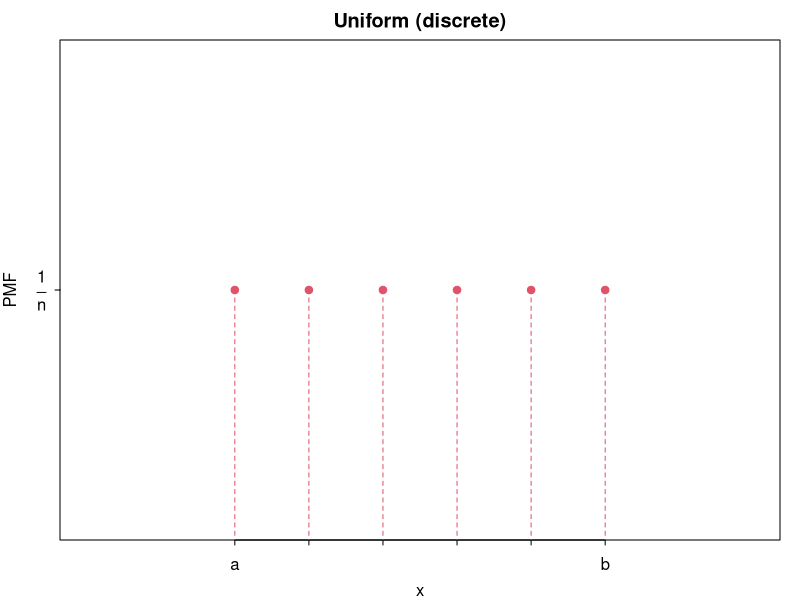
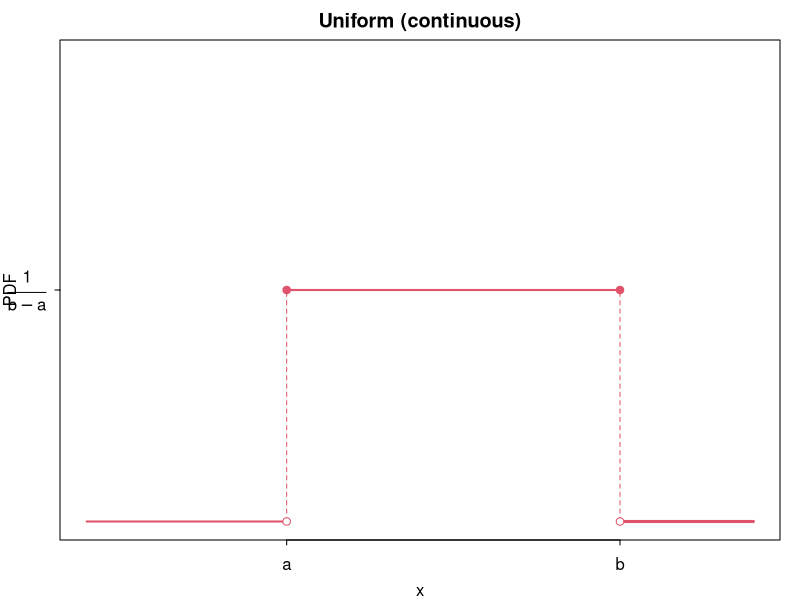
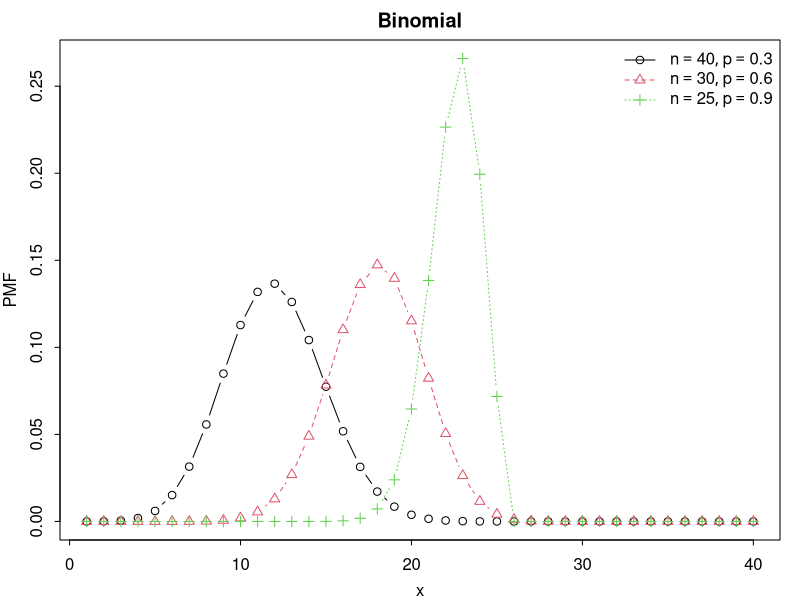
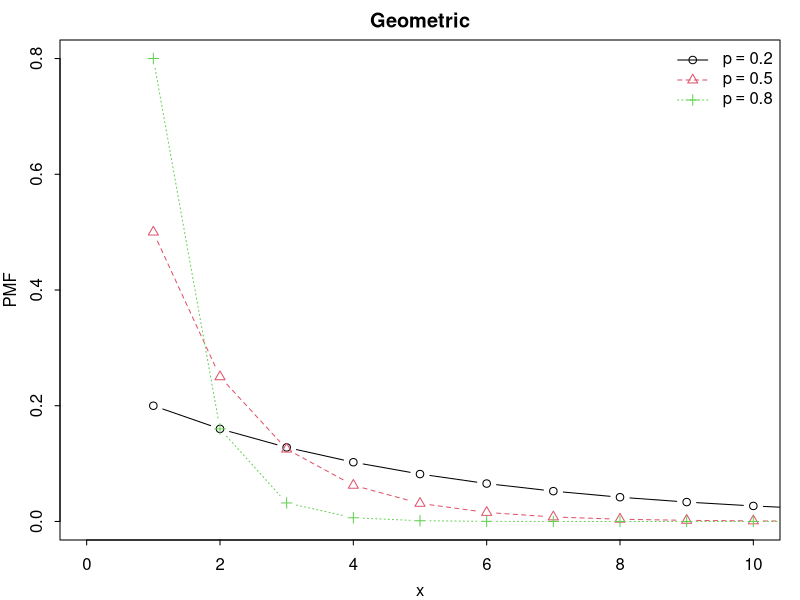
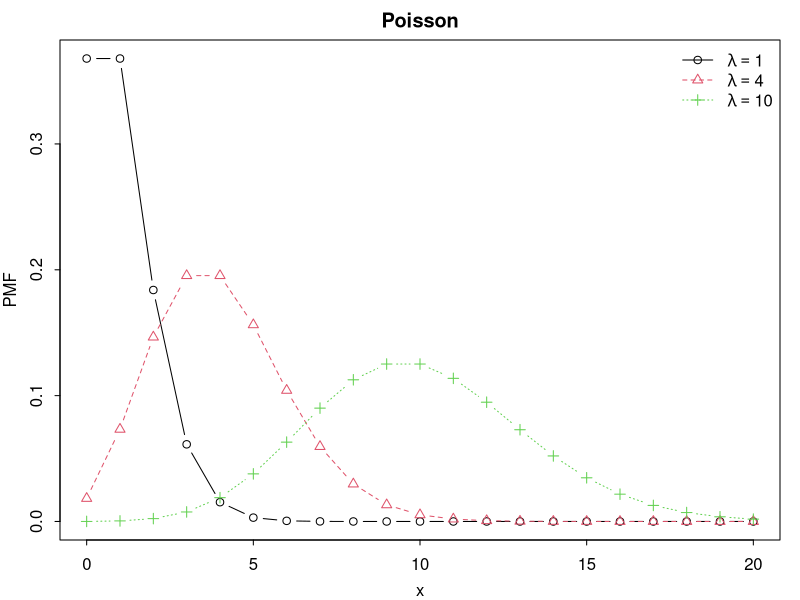
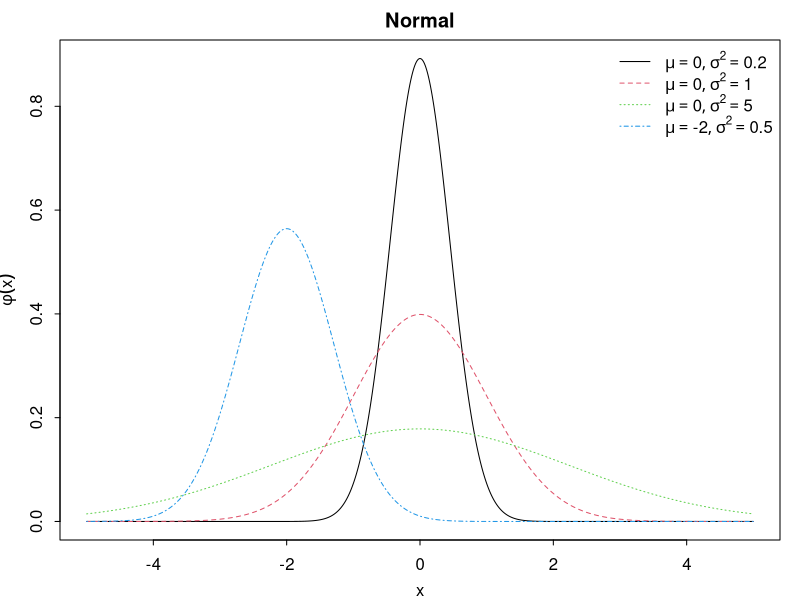
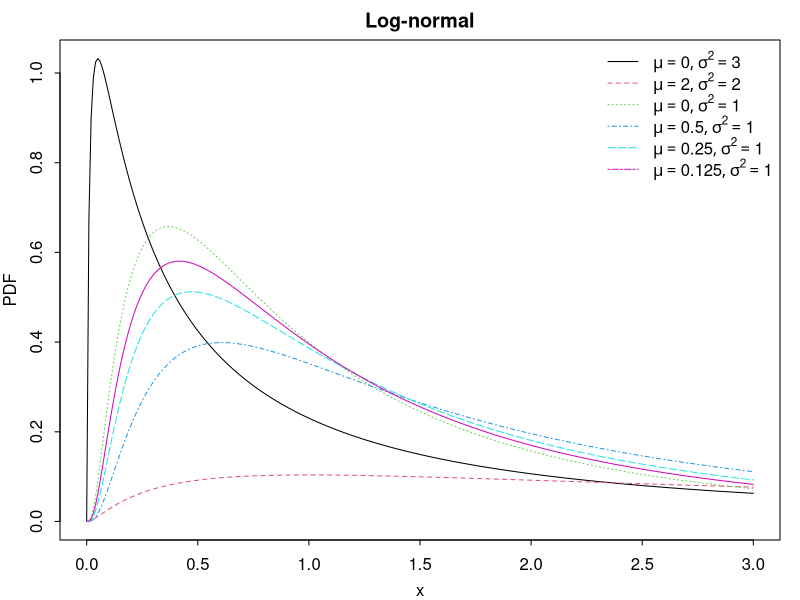
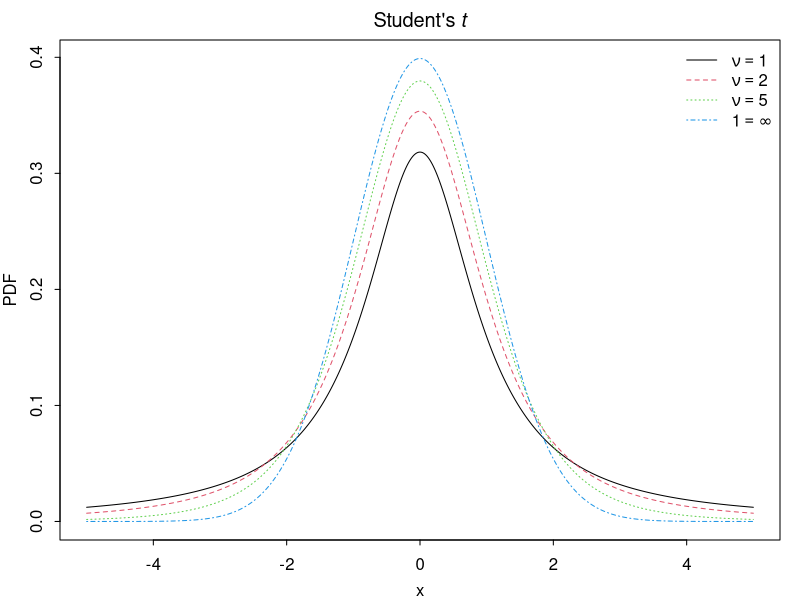

Source code (R) for these figures, in order:
par(mar=c(3,3,2,1), mgp=c(2,.7,0), tck=-.01)

plot.uniform.discrete = function()
{
  xseq = 3:8
  plot(xseq, rep(0.5,length(xseq)), xlim=c(1,10), pch=19, col=2,
      xaxt="n", yaxt="n", xlab="x", ylab="PMF", main="Uniform (discrete)")
  axis(1, at=xseq, labels=c("a", rep("", length(xseq)-2), "b"))
  axis(2, at=0.5, labels=expression(frac(1, n)), las=1)

  for (x in xseq)
    segments(x, 0, x, 0.5, lty=2, col=2)

  dev.print(pdf, "figs/uniform-discrete.pdf")
}

plot.binomial = function()
{
  n = c(40,30,25)
  p = c(0.3, 0.6, 0.9)
  xseq = 1:40
  N = length(n)
  f = function(x,y) dbinom(xseq, x, y)
  matplot(xseq, mapply(f, n, p), type="b", 
      main="Binomial", xlab="x", ylab="PMF", pch=1:N)

  s = function(k) substitute(list(n==i, p==j), list(i=n[k], j=p[k]))
  legend.labels = do.call("expression", lapply(1:N, s))
  legend("topright", legend.labels, bty="n", col=1:N, pch=1:N, lty=1:N)
  dev.print(pdf, "figs/binomial.pdf")
}

plot.geometric = function()
{
  p = c(0.2, 0.5, 0.8)
  xseq = 0:10
  N = length(p)
  f = function(x) dgeom(xseq, x)
  matplot(xseq+1, sapply(p, f), type="b", xlim=range(xseq),
      main="Geometric", xlab="x", ylab="PMF", pch=1:N)

  s = function(k) substitute(p==j, list(j=p[k]))
  legend.labels = do.call("expression", lapply(1:N, s))
  legend("topright", legend.labels, bty="n", col=1:N, pch=1:N, lty=1:N)
  dev.print(pdf, "figs/geometric.pdf")
}

plot.poisson = function()
{
  lambda = c(1,4,10)
  xseq = 0:20
  N = length(lambda)
  f = function(x) dpois(xseq, x)
  matplot(xseq, sapply(lambda, f), type="b",
      main="Poisson", xlab="x", ylab="PMF", pch=1:N)

  s = function(k) substitute(lambda==j, list(j=lambda[k]))
  legend.labels = do.call("expression", lapply(1:N, s))
  legend("topright", legend.labels, bty="n", col=1:N, pch=1:N, lty=1:N)
  dev.print(pdf, "figs/poisson.pdf")
}

# ----------------------------------------------------------------------------#

plot.uniform.continuous = function()
{
  xseq = 3:8
  plot(range(xseq), rep(0.5,2), xlim=c(0,10), ylim=c(0,1), pch=19, col=2,
      xaxt="n", yaxt="n", xlab="x", ylab="PDF", main="Uniform (continuous)")
  axis(1, at=range(xseq), labels=c("a", "b"))
  axis(2, at=0.5, labels=expression(frac(1, b-a)), las=1)

  segments(0, 0, min(xseq), 0, col=2, lwd=2)
  for (x in range(xseq))
    segments(x, 0, x, 0.5, lty=2, col=2)
  segments(max(xseq), 0, 10, 0, col=2, lwd=3)
  segments(min(xseq), 0.5, max(xseq), 0.5, col=2, lwd=2)

  points(range(xseq), rep(0,2), col=2, pch=21, bg="white")

  dev.print(pdf, "figs/uniform-continuous.pdf")
}

plot.normal = function()
{
  mu = c(0,0,0,-2)
  s2 = c(0.2,1,5,0.5)
  xseq = seq(-5,5, by=0.01)
  f = function(x,y) dnorm(xseq, x, y)
  matplot(xseq, mapply(f, mu, sqrt(s2)), type="l", 
      main="Normal", xlab="x", ylab=expression(phi(x)))

  n = length(mu)
  s = function(k) substitute(list(mu==i, sigma^2==j), list(i=mu[k], j=s2[k]))
  legend.labels = do.call("expression", lapply(1:n, s))
  legend("topright", legend.labels, bty="n", col=1:n, lty=1:n)
  dev.print(pdf, "figs/normal.pdf")
}

plot.lognormal = function()
{
  mu = c(0,2,0,1/2,1/4,1/8)
  s2 = c(3,2,1,1,1,1)
  xseq = seq(0,3, by=0.01)
  f = function(x,y) dlnorm(xseq, x, y)
  matplot(xseq, mapply(f, mu, sqrt(s2)), type="l", 
      main="Log-normal", xlab="x", ylab="PDF")

  n = length(mu)
  s = function(k) substitute(list(mu==i, sigma^2==j), list(i=mu[k], j=s2[k]))
  legend.labels = do.call("expression", lapply(1:n, s))
  legend("topright", legend.labels, bty="n", col=1:n, lty=1:n)
  dev.print(pdf, "figs/lognormal.pdf")
}

plot.student = function()
{
  nu = c(1,2,5,Inf)
  xseq = seq(-5,5, by=0.01)
  f = function(x) dt(xseq, x)
  matplot(xseq, sapply(nu, f), type="l", 
      main=expression("Student\'s" ~ italic(t)), xlab="x", ylab="PDF")

  n = length(nu)
  s = function(k) substitute(nu==i, list(i=nu[k]))
  s.last = substitute(nu==infinity)
  legend.labels = do.call("expression", c(lapply(1:(n-1), s), s.last))
  legend("topright", legend.labels, bty="n", col=1:n, lty=1:n)
  dev.print(pdf, "figs/student.pdf")
}

plot.chisquare = function()
{
  k = 1:5
  xseq = seq(0,8, by=0.01)
  f = function(x) dchisq(xseq, x)
  matplot(xseq, sapply(k, f), type="l", ylim=c(0,0.5),
      main=expression(chi^2), xlab="x", ylab="PDF")

  n = length(k)
  s = function(l) substitute(k == i, list(i=k[l]))
  legend.labels = do.call("expression", lapply(1:n, s))
  legend("topright", legend.labels, bty="n", col=1:n, lty=1:n)
  dev.print(pdf, "figs/chisquare.pdf")
}

plot.f = function()
{
  d1 = c(1,2,5,100,100)
  d2 = c(1,1,2,1,100)
  xseq = seq(0,5, by=0.01)
  f = function(x,y) df(xseq, x, y)
  matplot(xseq, mapply(f, d1, d2), type="l", main="F", xlab="x", ylab="PDF")

  n = length(d1)
  s = function(k) substitute(list(d[1]==i, d[2]==j), list(i=d1[k], j=d2[k]))
  legend.labels = do.call("expression", lapply(1:n, s))
  legend("topright", legend.labels, bty="n", col=1:n, lty=1:n)
  dev.print(pdf, "figs/f.pdf")
}

plot.exp = function()
{
  b = c(2, 1, 0.4)
  xseq = seq(0, 5, by=0.01)
  f = function(x) dexp(xseq, x)
  matplot(xseq, sapply(b, f), type="l", 
      main="Exponential", xlab="x", ylab="PDF")

  n = length(b)
  s = function(k) substitute(beta == i, list(i=b[k]))
  legend.labels = do.call("expression", lapply(1:n, s))
  legend("topright", legend.labels, bty="n", col=1:n, lty=1:n)
  dev.print(pdf, "figs/exponential.pdf")
}

plot.gamma = function()
{
  a = c(1,2,3,5,9)
  b = c(2,2,2,1,0.5)
  xseq = seq(0,20, by=0.1)
  f = function(x,y) dgamma(xseq, x, 1/y)
  matplot(xseq, mapply(f, a, b), type="l", 
      main="Gamma", xlab="x", ylab="PDF")

  n = length(a)
  s = function(k) substitute(list(alpha == i, beta == j), list(i=a[k], j=b[k]))
  legend.labels = do.call("expression", lapply(1:n, s))
  legend("topright", legend.labels, bty="n", col=1:n, lty=1:n)
  dev.print(pdf, "figs/gamma.pdf")
}

plot.invgamma = function()
{
  require(MCMCpack)

  a = c(1,2,3,3)
  b = c(1,1,1,0.5)
  xseq = seq(0,5, by=0.01)
  f = function(x,y) dinvgamma(xseq, x, y)
  matplot(xseq, mapply(f, a, b), type="l", 
      main="InverseGamma", xlab="x", ylab="PDF")

  n = length(a)
  s = function(k) substitute(list(alpha == i, beta == j), list(i=a[k], j=b[k]))
  legend.labels = do.call("expression", lapply(1:n, s))
  legend("topright", legend.labels, bty="n", col=1:n, lty=1:n)
  dev.print(pdf, "figs/invgamma.pdf")
}

plot.dirichlet = function()
{
  require(MCMCpack)

  #  a = c(1,2,3)
  #  xseq = seq(0, 5, by=0.01)
  #  matplot(xseq, ddirichlet(, type="l", 
  #      main="Dirichlet", xlab="x", ylab="PDF")
  #
  #  n = length(a)
  #  s = function(k) substitute(list(alpha == i, beta == j), list(i=a[k], j=b[k]))
  #  legend.labels = do.call("expression", lapply(1:n, s))
  #  legend("topright", legend.labels, bty="n", col=1:n, lty=1:n)
  #  dev.print(pdf, "figs/dirichlet.pdf")
}

plot.beta = function()
{
  a = c(0.5,5,1,2,2)
  b = c(0.5,1,3,2,5)
  xseq = seq(0,1, by=0.01)
  f = function(x,y) dbeta(xseq, x, y)
  matplot(xseq, mapply(f, a, b), type="l", ylim=c(0,3),
      main="Beta", xlab="x", ylab="PDF")

  n = length(a)
  s = function(k) substitute(list(alpha == i, beta == j), list(i=a[k], j=b[k]))
  legend.labels = do.call("expression", lapply(1:n, s))
  legend("top", legend.labels, bty="n", col=1:n, lty=1:n)
  dev.print(pdf, "figs/beta.pdf")
}

plot.weibull = function()
{
  lambda = c(1,1,1,1)
  k = c(0.5,1,1.5,5)
  xseq = seq(0, 2.5, by=0.01)
  f = function(x,y) dweibull(xseq, x, y)
  matplot(xseq, mapply(f, k, lambda), type="l", ylim=c(0,2.5),
      main="Weibull", xlab="x", ylab="PDF")

  n = length(k)
  s = function(l) substitute(list(lambda == i, k == j), 
      list(i=lambda[l], j=k[l]))
  legend.labels = do.call("expression", lapply(1:n, s))
  legend("topright", legend.labels, bty="n", col=1:n, lty=1:n)
  dev.print(pdf, "figs/weibull.pdf")
}

plot.pareto = function()
{
  require(VGAM)

  xm = rep(1,3)
  a = c(1,2,4)
  xseq = seq(0,5, by=0.01)
  f = function(x,y) dpareto(xseq, x, y)
  matplot(xseq, mapply(f, xm, a), type="l", col=2:5,
      main="Pareto", xlab="x", ylab="PDF")

  n = length(a)
  s = function(k) substitute(list(x[m] == i, alpha == j), list(i=xm[k], j=a[k]))
  legend.labels = do.call("expression", lapply(1:n, s))
  legend("topright", legend.labels, bty="n", col=1:n+1, lty=1:n)
  dev.print(pdf, "figs/pareto.pdf")
}

plot.uniform.discrete()
plot.uniform.continuous()
plot.binomial()
plot.geometric()
plot.poisson()
plot.normal()
plot.lognormal()
plot.student()
plot.chisquare()
plot.f()
plot.exp()
plot.gamma()
plot.invgamma()
plot.beta()
plot.weibull()
plot.pareto()
